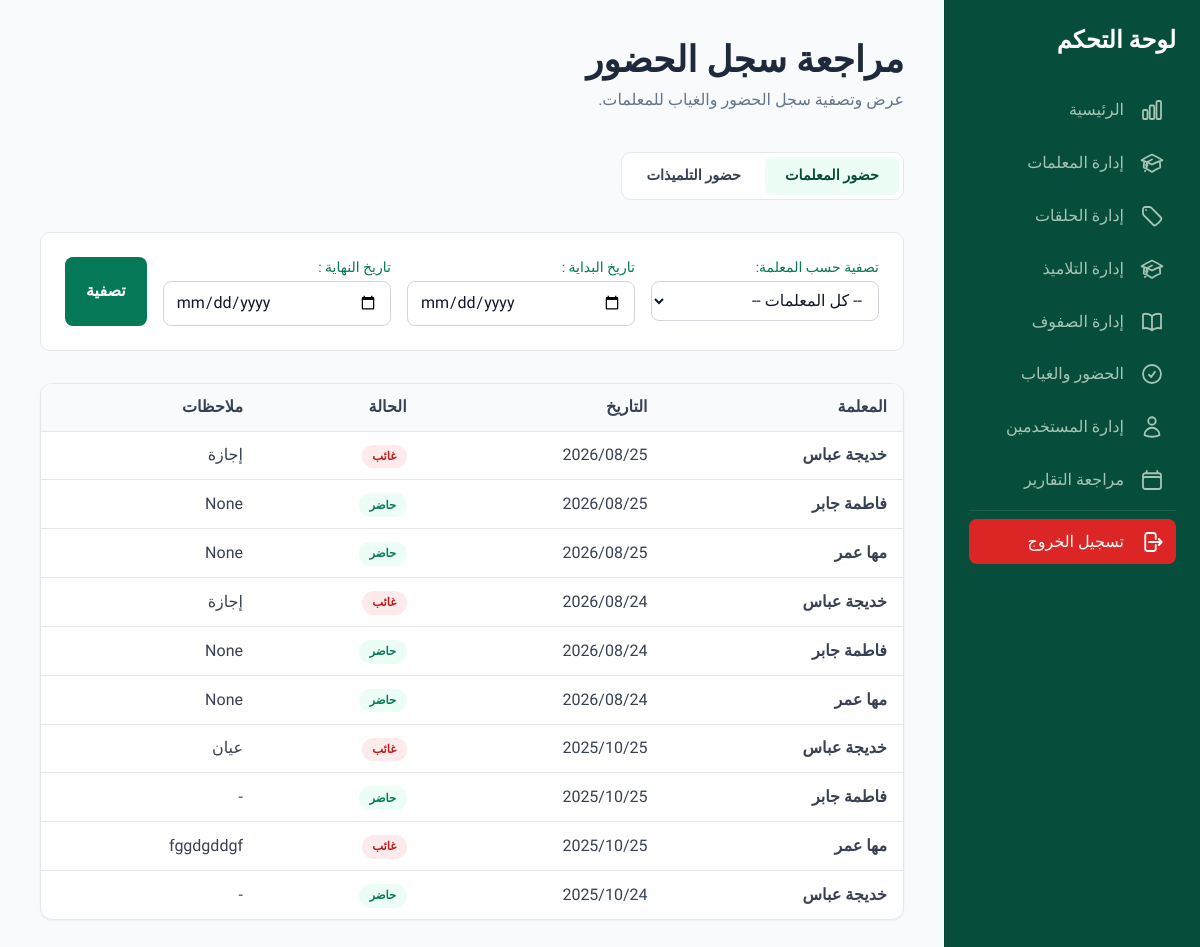
Page /attendance/records/ (signed in) on the earlier database version.
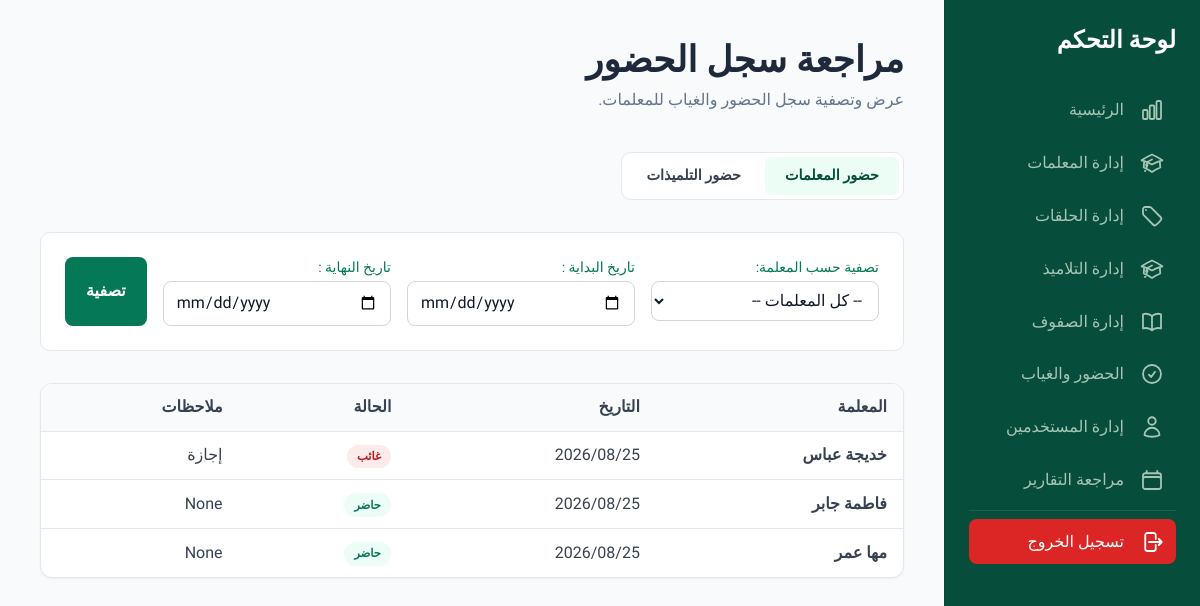
Same page on the later database version.
### attendances/models.py (models this page shows, shortened)
class TeachAttendance(models.Model):
    teacher=models.ForeignKey(Teacher,on_delete=models.CASCADE)
    day=models.DateField(default=date.today)
    status=models.BooleanField(default=True)
    notes=models.TextField(blank=True,null=True)
    class Meta:
        constraints=[
            models.UniqueConstraint(fields=['teacher','day'],name='unique_teacher_day_attendance')
        ]

### teachers/models.py (models this page shows)
class Teacher(models.Model):
    name=models.CharField(max_length=100,blank=False,null=False)
    tel=models.CharField(max_length=10,blank=True,null=True)
    email=models.EmailField()
    address=models.CharField(max_length=100,blank=True,null=True)
    user_name=models.OneToOneField(User,on_delete=models.SET_NULL,blank=True,null=True)
    def __str__(self):
        return self.name

### attendances/views.py (the view)
# urls.py: path('records/',superuser_required(AttendanceRecord.as_view()),name='attendance_record'),
class AttendanceRecord(ListView):
    template_name='attendances/attendance_record.html'
    model=TeachAttendance
    context_object_name='teacher_att'
    paginate_by=30
    def get_queryset(self):
        queryset=super().get_queryset().select_related('teacher')
        teacher_id=_to_int(self.request.GET.get('teacher'))
        range_dates=_parse_range(self.request.GET.get('start_date'),self.request.GET.get('end_date'))
        if teacher_id:
            queryset=queryset.filter(teacher_id=teacher_id)
        if range_dates:
            queryset=queryset.filter(day__range=range_dates)
        return queryset.order_by('-day','teacher__name')
    def get_context_data(self, **kwargs):
        context=super().get_context_data(**kwargs)
        context['teachers']=Teacher.objects.all().order_by('name')
        return context

### attendances/views.py (called while the page is built, shortened)
def _to_int(value):
    try:
        return int(value)
    except (TypeError, ValueError):
        return None

def _parse_range(start_value, end_value):
    if not start_value or not end_value:
        return None

### templates/attendances/attendance_record.html (shortened to what this page needs)
{% extends 'administration/s_base.html' %}
{% load static %}
{% block content %}
<main class="p-6 md:p-10">
    <header class="hidden md:block mb-10">
        <h1 class="text-3xl md:text-4xl font-black">مراجعة سجل الحضور</h1>
        <p class="text-slate-500 mt-2">عرض وتصفية سجل الحضور والغياب للمعلمات.</p>
    </header>
    <div class="mb-8 tabbar">
        <span class="tab active">حضور المعلمات</span>
        <a href="{% url 'attendances:student_records' %}" class="tab">حضور التلميذات</a>
    </div>
    <form method="get">
        <div class="mb-8 card p-6 flex flex-col md:flex-row gap-4">
            <div class="flex-1">
                <label for="filter_teacher" class="block text-sm font-medium text-emerald-700 mb-1">تصفية حسب المعلمة:</label>
                <select id="filter_teacher" name="teacher" class="input">
                    <option value="">-- كل المعلمات --</option>
                </select>
            </div>
            <div class="flex-1">
                <label for="start_date" class="block text-sm font-medium text-emerald-700 mb-1">تاريخ البداية :</label>
                <input type="date" id="start_date" name="start_date" value="{{ request.GET.start_date }}" class="input">
            </div>
            <div class="flex-1">
                <label for="end_date" class="block text-sm font-medium text-emerald-700 mb-1">تاريخ النهاية :</label>
                <input type="date" id="end_date" name="end_date" value="{{ request.GET.end_date }}" class="input">
            </div>
            <div class="flex items-end">
                <button type="submit" class="btn btn-primary px-5 py-2 h-full">
                    تصفية
                </button>
            </div>
        </div>
    </form>
    <div class="table-wrap overflow-x-auto hidden md:block">
        <table class="table">
            <thead>
                <tr>
                    <th>المعلمة</th>
                    <th>التاريخ</th>
                    <th>الحالة</th>
                    <th>ملاحظات</th>
                </tr>
            </thead>
            <tbody class="divide-y divide-slate-200">
                {% for teacher_at in teacher_att %}
                <tr>
                    <td class="p-4 font-semibold">{{ teacher_at.teacher }}</td>
                    <td class="p-4">{{ teacher_at.day|date:"Y/m/d" }}</td>
                    <td class="p-4">
                        {% if teacher_at.status == False %}
                            <span class="badge badge-red">غائب</span>
                        {% else %}
                            <span class="badge badge-green">حاضر</span>
                        {% endif %}
                    </td>
                    <td class="p-4">{{ teacher_at.notes|default:"-" }}</td>
                </tr>
                {% empty %}
                <tr>
                    <td colspan="4" class="p-0">
                        {% include 'partials/_empty_state.html' with title='لا توجد سجلات' subtitle='لا توجد سجلات تطابق معايير التصفية.' icon='partials/icons/calendar-days.svg' %}
                    </td>
                </tr>
                {% endfor %}
            </tbody>
        </table>
    </div>
</main>
{% endblock %}

Differences in the rows shown:
removed TeachAttendance: teacher "خديجة عباس", day "2026/08/24", status "غائب", notes "إجازة"
removed TeachAttendance: teacher "فاطمة جابر", day "2026/08/24", status "حاضر", notes "None"
removed TeachAttendance: teacher "مها عمر", day "2026/08/24", status "حاضر", notes "None"
removed TeachAttendance: teacher "خديجة عباس", day "2025/10/25", status "غائب", notes "عيان"
removed TeachAttendance: teacher "فاطمة جابر", day "2025/10/25", status "حاضر", notes "-"
removed TeachAttendance: teacher "مها عمر", day "2025/10/25", status "غائب", notes "fggdgddgf"
removed TeachAttendance: teacher "خديجة عباس", day "2025/10/24", status "حاضر", notes "-"
